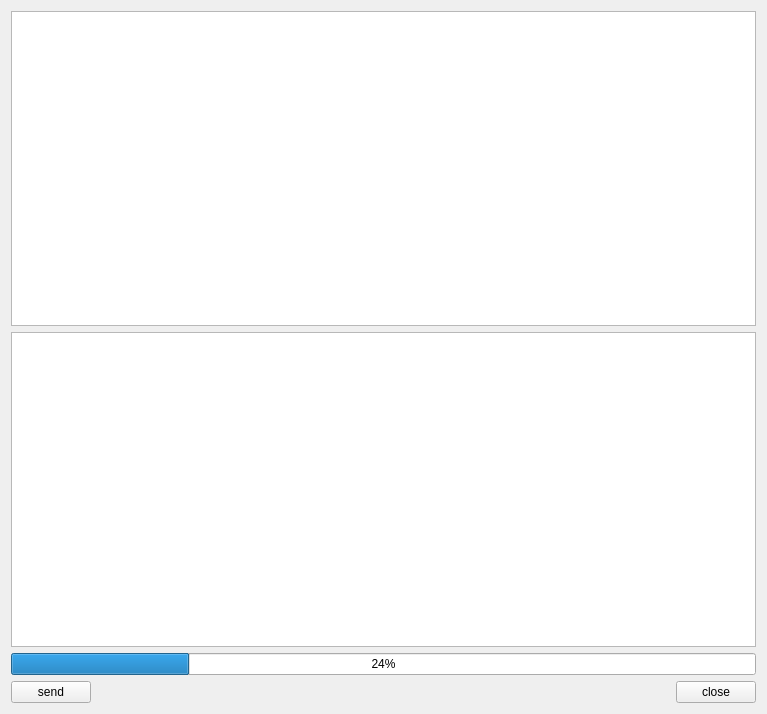
<?xml version="1.0" encoding="UTF-8"?>
<ui version="4.0">
 <class>myWidget</class>
 <widget class="QWidget" name="myWidget">
  <property name="geometry">
   <rect>
    <x>0</x>
    <y>0</y>
    <width>767</width>
    <height>714</height>
   </rect>
  </property>
  <property name="windowTitle">
   <string>myWidget</string>
  </property>
  <layout class="QGridLayout" name="gridLayout_3">
   <item row="0" column="0">
    <layout class="QGridLayout" name="gridLayout">
     <item row="2" column="1">
      <widget class="QTextEdit" name="textEditwrite"/>
     </item>
     <item row="1" column="1">
      <widget class="QTextEdit" name="textEditread">
       <property name="readOnly">
        <bool>true</bool>
       </property>
      </widget>
     </item>
    </layout>
   </item>
   <item row="1" column="0">
    <layout class="QGridLayout" name="gridLayout_2">
     <item row="0" column="0" colspan="3">
      <widget class="QProgressBar" name="progressBar">
       <property name="value">
        <number>24</number>
       </property>
      </widget>
     </item>
     <item row="1" column="0">
      <widget class="QPushButton" name="pushBottonsend">
       <property name="text">
        <string>send</string>
       </property>
      </widget>
     </item>
     <item row="1" column="1">
      <spacer name="horizontalSpacer">
       <property name="orientation">
        <enum>Qt::Horizontal</enum>
       </property>
       <property name="sizeHint" stdset="0">
        <size>
         <width>584</width>
         <height>20</height>
        </size>
       </property>
      </spacer>
     </item>
     <item row="1" column="2">
      <widget class="QPushButton" name="pushButtonclose">
       <property name="text">
        <string>close</string>
       </property>
      </widget>
     </item>
    </layout>
   </item>
  </layout>
 </widget>
 <resources/>
 <connections/>
</ui>
